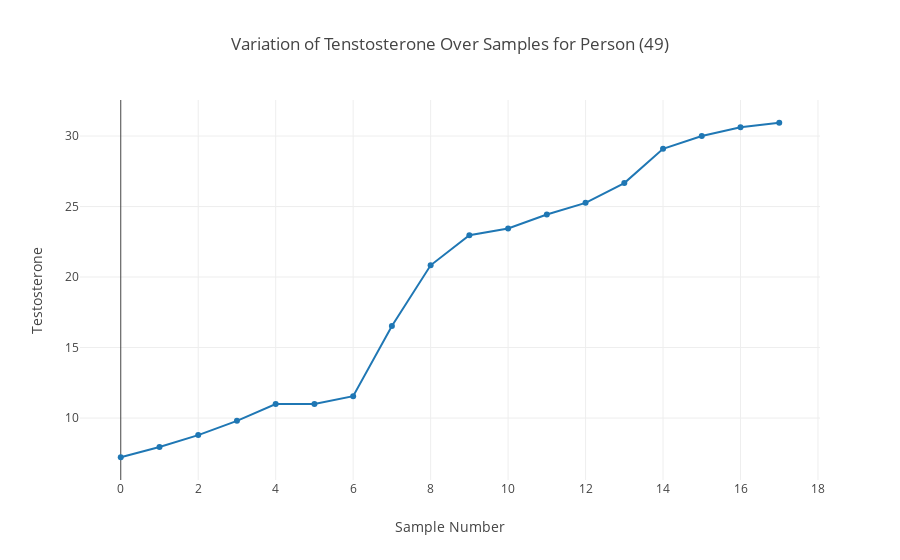

The cell this chart's notebook holds for it:
### Code cell
show_testosterone(49)

### Figure 1 — Plotly figure (JSON) as saved in the notebook; plotly's stock layout.template omitted (floating-point values rounded to 4 significant figures)
{"data": [{"name": "Person 49", "type": "scatter", "x": [0, 1, 2, 3, 4, 5, 6, 7, 8, 9, 10, 11, 12, 13, 14, 15, 16, 17], "y": [7.22, 7.95, 8.79, 9.8, 10.99, 10.99, 11.55, 16.53, 20.83, 22.97, 23.44, 24.43, 25.26, 26.66, 29.09, 30, 30.62, 30.94]}], "layout": {"title": "Variation of Tenstosterone Over Samples for Person (49)", "xaxis": {"title": "Sample Number"}, "yaxis": {"title": "Testosterone"}}}
